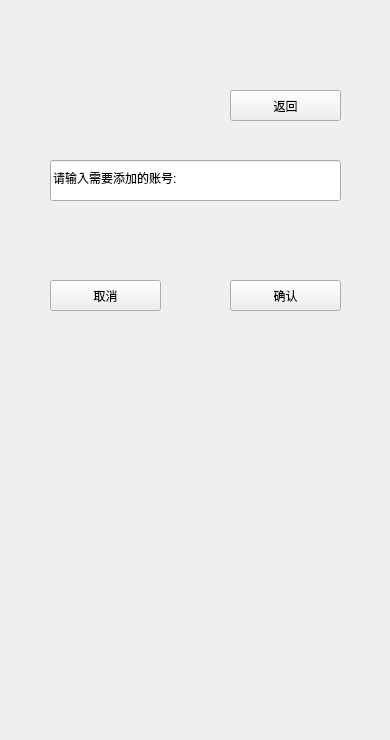
<?xml version="1.0" encoding="UTF-8"?>
<ui version="4.0">
 <class>Add_friend</class>
 <widget class="QWidget" name="Add_friend">
  <property name="geometry">
   <rect>
    <x>0</x>
    <y>0</y>
    <width>390</width>
    <height>740</height>
   </rect>
  </property>
  <property name="minimumSize">
   <size>
    <width>390</width>
    <height>740</height>
   </size>
  </property>
  <property name="maximumSize">
   <size>
    <width>390</width>
    <height>740</height>
   </size>
  </property>
  <property name="windowTitle">
   <string>Form</string>
  </property>
  <widget class="QPushButton" name="pushButton">
   <property name="geometry">
    <rect>
     <x>230</x>
     <y>90</y>
     <width>111</width>
     <height>31</height>
    </rect>
   </property>
   <property name="minimumSize">
    <size>
     <width>111</width>
     <height>31</height>
    </size>
   </property>
   <property name="text">
    <string>返回</string>
   </property>
  </widget>
  <widget class="QLineEdit" name="lineEdit">
   <property name="geometry">
    <rect>
     <x>50</x>
     <y>160</y>
     <width>291</width>
     <height>41</height>
    </rect>
   </property>
   <property name="minimumSize">
    <size>
     <width>291</width>
     <height>41</height>
    </size>
   </property>
   <property name="text">
    <string>请输入需要添加的账号:</string>
   </property>
  </widget>
  <widget class="QWidget" name="widget" native="true">
   <property name="geometry">
    <rect>
     <x>50</x>
     <y>270</y>
     <width>291</width>
     <height>51</height>
    </rect>
   </property>
   <layout class="QHBoxLayout" name="horizontalLayout">
    <item>
     <widget class="QPushButton" name="pushButton_2">
      <property name="minimumSize">
       <size>
        <width>111</width>
        <height>31</height>
       </size>
      </property>
      <property name="text">
       <string>取消</string>
      </property>
     </widget>
    </item>
    <item>
     <spacer name="horizontalSpacer">
      <property name="orientation">
       <enum>Qt::Horizontal</enum>
      </property>
      <property name="sizeHint" stdset="0">
       <size>
        <width>40</width>
        <height>20</height>
       </size>
      </property>
     </spacer>
    </item>
    <item>
     <widget class="QPushButton" name="btn_berify">
      <property name="minimumSize">
       <size>
        <width>111</width>
        <height>31</height>
       </size>
      </property>
      <property name="text">
       <string>确认</string>
      </property>
     </widget>
    </item>
   </layout>
  </widget>
 </widget>
 <resources/>
 <connections/>
</ui>
